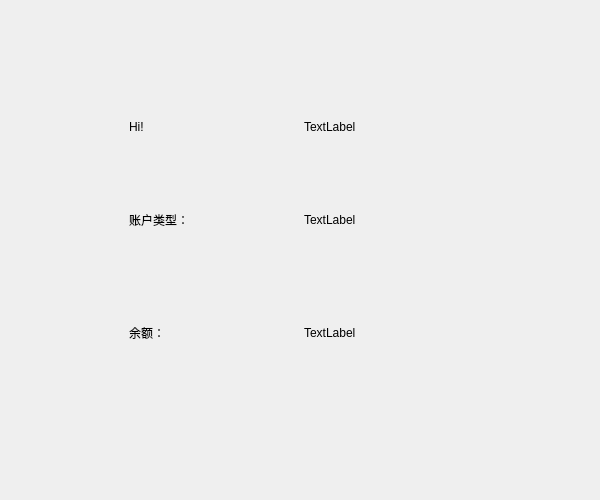
<?xml version="1.0" encoding="UTF-8"?>
<ui version="4.0">
 <class>SelfInfo</class>
 <widget class="QWidget" name="SelfInfo">
  <property name="geometry">
   <rect>
    <x>0</x>
    <y>0</y>
    <width>600</width>
    <height>500</height>
   </rect>
  </property>
  <property name="windowTitle">
   <string>Form</string>
  </property>
  <widget class="QWidget" name="widget_3" native="true">
   <property name="geometry">
    <rect>
     <x>120</x>
     <y>90</y>
     <width>361</width>
     <height>301</height>
    </rect>
   </property>
   <layout class="QVBoxLayout" name="verticalLayout_2">
    <item>
     <widget class="QWidget" name="widget_2" native="true">
      <property name="minimumSize">
       <size>
        <width>0</width>
        <height>60</height>
       </size>
      </property>
      <property name="maximumSize">
       <size>
        <width>16777215</width>
        <height>60</height>
       </size>
      </property>
      <layout class="QHBoxLayout" name="horizontalLayout_2">
       <item>
        <widget class="QLabel" name="label">
         <property name="text">
          <string>Hi!</string>
         </property>
        </widget>
       </item>
       <item>
        <widget class="QLabel" name="label_name">
         <property name="text">
          <string>TextLabel</string>
         </property>
        </widget>
       </item>
      </layout>
     </widget>
    </item>
    <item>
     <widget class="QWidget" name="widget_4" native="true">
      <property name="maximumSize">
       <size>
        <width>16777215</width>
        <height>100</height>
       </size>
      </property>
      <layout class="QHBoxLayout" name="horizontalLayout_3">
       <item>
        <widget class="QLabel" name="label_2">
         <property name="text">
          <string>账户类型：</string>
         </property>
        </widget>
       </item>
       <item>
        <widget class="QLabel" name="label_type">
         <property name="text">
          <string>TextLabel</string>
         </property>
        </widget>
       </item>
      </layout>
     </widget>
    </item>
    <item>
     <widget class="QWidget" name="widget_5" native="true">
      <property name="maximumSize">
       <size>
        <width>16777215</width>
        <height>100</height>
       </size>
      </property>
      <layout class="QHBoxLayout" name="horizontalLayout_4">
       <item>
        <widget class="QLabel" name="label_3">
         <property name="text">
          <string>余额：</string>
         </property>
        </widget>
       </item>
       <item>
        <widget class="QLabel" name="label_money">
         <property name="text">
          <string>TextLabel</string>
         </property>
        </widget>
       </item>
      </layout>
     </widget>
    </item>
   </layout>
  </widget>
 </widget>
 <resources/>
 <connections/>
</ui>
